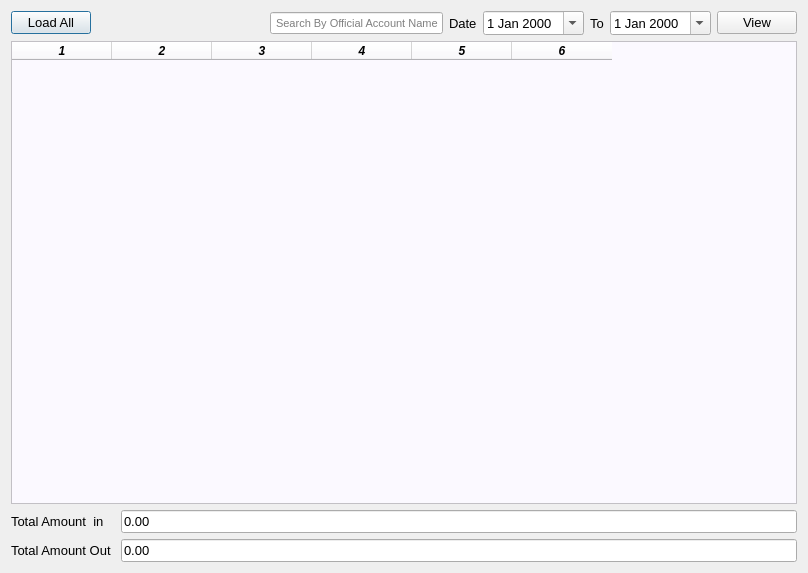
<?xml version="1.0" encoding="UTF-8"?>
<ui version="4.0">
 <class>Dialog</class>
 <widget class="QDialog" name="Dialog">
  <property name="windowModality">
   <enum>Qt::ApplicationModal</enum>
  </property>
  <property name="geometry">
   <rect>
    <x>0</x>
    <y>0</y>
    <width>808</width>
    <height>573</height>
   </rect>
  </property>
  <property name="windowTitle">
   <string>Dialog</string>
  </property>
  <layout class="QGridLayout" name="gridLayout_2">
   <item row="0" column="0">
    <layout class="QHBoxLayout" name="horizontalLayout_9">
     <item>
      <widget class="QPushButton" name="loadalloffb">
       <property name="font">
        <font>
         <pointsize>10</pointsize>
        </font>
       </property>
       <property name="text">
        <string>Load All</string>
       </property>
      </widget>
     </item>
     <item>
      <spacer name="horizontalSpacer_2">
       <property name="orientation">
        <enum>Qt::Horizontal</enum>
       </property>
       <property name="sizeHint" stdset="0">
        <size>
         <width>40</width>
         <height>20</height>
        </size>
       </property>
      </spacer>
     </item>
     <item>
      <widget class="QLineEdit" name="svop">
       <property name="font">
        <font>
         <pointsize>8</pointsize>
        </font>
       </property>
       <property name="placeholderText">
        <string> Search By Official Account Name</string>
       </property>
      </widget>
     </item>
     <item>
      <widget class="QLabel" name="label_17">
       <property name="font">
        <font>
         <pointsize>10</pointsize>
        </font>
       </property>
       <property name="text">
        <string>Date</string>
       </property>
      </widget>
     </item>
     <item>
      <widget class="QDateEdit" name="fromd_5">
       <property name="font">
        <font>
         <pointsize>10</pointsize>
        </font>
       </property>
       <property name="calendarPopup">
        <bool>true</bool>
       </property>
      </widget>
     </item>
     <item>
      <widget class="QLabel" name="label_18">
       <property name="font">
        <font>
         <pointsize>10</pointsize>
        </font>
       </property>
       <property name="text">
        <string>To</string>
       </property>
      </widget>
     </item>
     <item>
      <widget class="QDateEdit" name="tod_5">
       <property name="font">
        <font>
         <pointsize>10</pointsize>
        </font>
       </property>
       <property name="calendarPopup">
        <bool>true</bool>
       </property>
      </widget>
     </item>
     <item>
      <widget class="QPushButton" name="viewdoffb">
       <property name="font">
        <font>
         <pointsize>10</pointsize>
        </font>
       </property>
       <property name="text">
        <string>View</string>
       </property>
      </widget>
     </item>
    </layout>
   </item>
   <item row="1" column="0">
    <widget class="QTableWidget" name="officialpay">
     <property name="font">
      <font>
       <weight>75</weight>
       <italic>true</italic>
       <bold>true</bold>
      </font>
     </property>
     <property name="styleSheet">
      <string notr="true">background-color: rgb(251, 249, 255);

</string>
     </property>
     <property name="columnCount">
      <number>6</number>
     </property>
     <column/>
     <column/>
     <column/>
     <column/>
     <column/>
     <column/>
    </widget>
   </item>
   <item row="2" column="0">
    <layout class="QGridLayout" name="gridLayout">
     <item row="0" column="0">
      <layout class="QHBoxLayout" name="horizontalLayout_11">
       <item>
        <widget class="QLabel" name="label_20">
         <property name="font">
          <font>
           <pointsize>10</pointsize>
          </font>
         </property>
         <property name="text">
          <string>Total Amount  in   </string>
         </property>
        </widget>
       </item>
       <item>
        <widget class="QLineEdit" name="opayshowin">
         <property name="font">
          <font>
           <pointsize>10</pointsize>
          </font>
         </property>
         <property name="text">
          <string>0.00</string>
         </property>
         <property name="readOnly">
          <bool>true</bool>
         </property>
        </widget>
       </item>
      </layout>
     </item>
     <item row="1" column="0">
      <layout class="QHBoxLayout" name="horizontalLayout_10">
       <item>
        <widget class="QLabel" name="label_19">
         <property name="font">
          <font>
           <pointsize>10</pointsize>
          </font>
         </property>
         <property name="text">
          <string>Total Amount Out </string>
         </property>
        </widget>
       </item>
       <item>
        <widget class="QLineEdit" name="opayshowout">
         <property name="font">
          <font>
           <pointsize>10</pointsize>
          </font>
         </property>
         <property name="text">
          <string>0.00</string>
         </property>
         <property name="readOnly">
          <bool>true</bool>
         </property>
        </widget>
       </item>
      </layout>
     </item>
    </layout>
   </item>
  </layout>
 </widget>
 <resources/>
 <connections/>
</ui>
